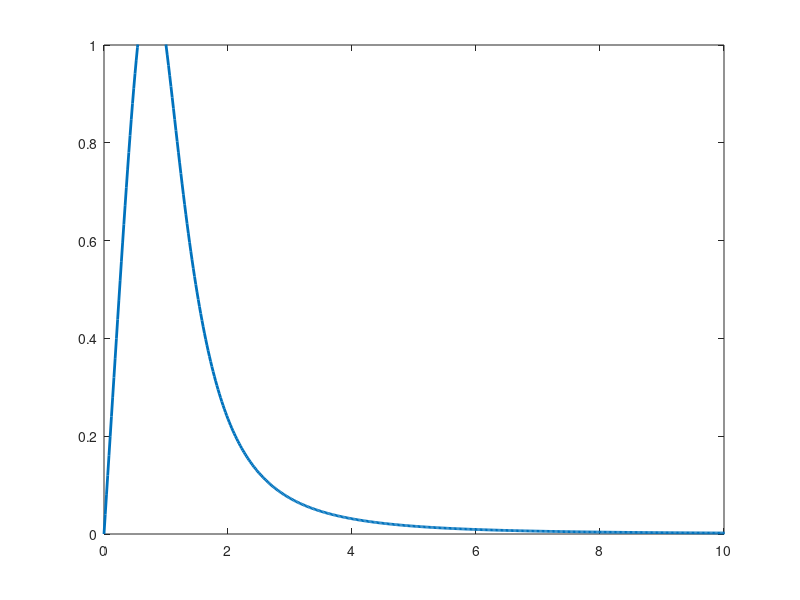

MATLAB code for this plot: (Note: this script raises an error after producing the figure.)

function drug_Bt
    dt = 0.02;
    dx = 0.02;

    x = 0:dx:20;
    t = 0:dt:3;

    Tmax = length(t);
    Xmax = length(x);

    D = 0.5;
    F = 2.0;

    L1 = D*dt/(dx)^2;
    L2 = dt/dx;

    u(:,1) = 0;
    u(:,Xmax) = 0;

    u(1 ,:) = (2.*x)./(1 + (x.^4)); plot(x,u(1 ,:) , 'linewidth',2); axis ([0 10 0 1]);
    hold on;

    for n = 1:(Tmax-1) for k = 2:(Xmax - 1)
        u(n,k) = -(L1 + L2)*u(n+1,k-1) + (2*L1 - L2 + 1)*u(n+1,k) -L1*u(n+1,k)
    end
        graph = n*dt
        if (graph==1 || graph==2 || graph==3)
            axis ([0 10 0 2]);
            plot(x,u(n,:),'linewidth',2);
            hold on;
        end
    end
    title('u(t,x) vs x');
    legend( 'u(0,x)' , 'u(1,x)', 'u(2,x)' ,'u(3,x)')
